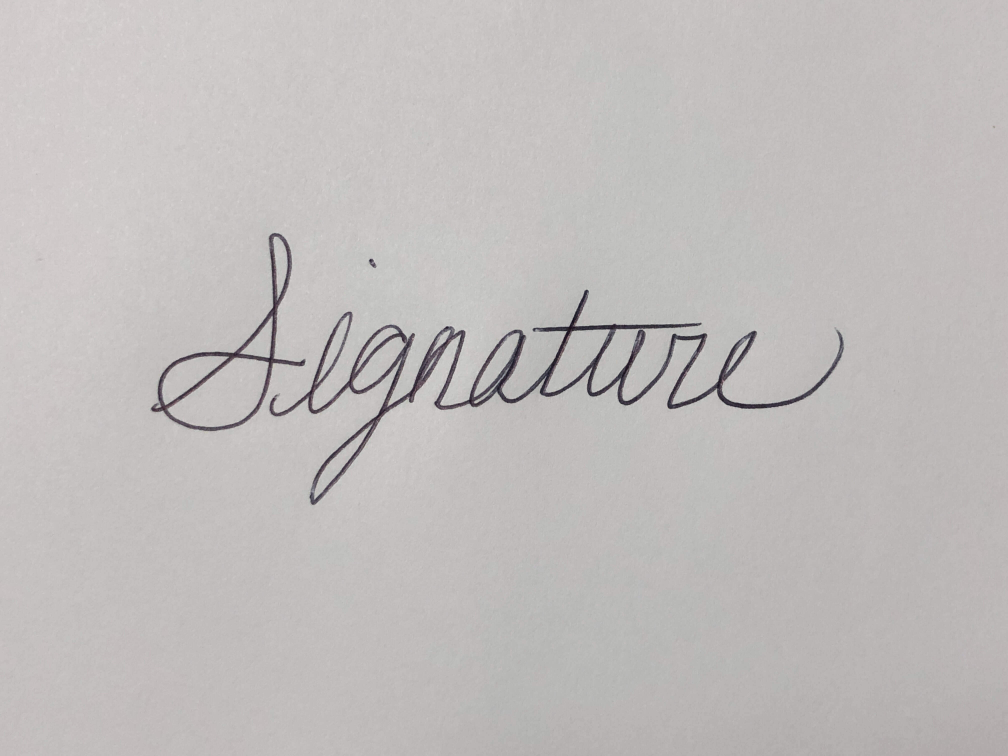
#> input picture signature.jpg, 4032 x 3024 px (shown at 1/4 size)
$ jupyter execute signature.ipynb   (shell and % lines are left out)
#> lines starting #> are read from the running program, lines starting #| are printed output that depends on the picture; after the words box and inside, x2 and y2 are one past the last pixel; in counts of white or black regions, pixels touching at a corner belong together
[cell 1]
import cv2
import matplotlib.pyplot as plt
from IPython.display import Image
plt.rcParams["figure.figsize"] = (6.0, 6.0)
plt.rcParams["image.cmap"] = "gray"

# Read and Display the original Handwritten Signature

we are going to load the image in normal mode, which comes in BGR format by default. This is important to note because we will need to convert it to RGB later for display.

[cell 2]
# Read the image
sig_org = cv2.imread("./signature.jpg", cv2.IMREAD_COLOR)
#> sig_org is the input picture: shape (3024, 4032, 3); mean B, G, R 187.7, 188.6, 192.2

# Display the actual image
Image("./signature.jpg", width=400)

# Crop the Signature

This is going to be useful because it helps eliminate if there is any uneven lighting in areas of the image we don't care about it. Also makes it easier to use the signature that we create in a pdf editor because we're focused on the signature itself and not all the white space.

[cell 3]
# Display the image using imshow() so we can see the size with axis
plt.imshow(sig_org[:, :, ::-1])
#> (this line was passed over: IPython is not available in this run)
plt.title("Sample Signature");
#> (this line was passed over: IPython is not available in this run)

### Crop the signature

This step is not tecnically required in this case. However, if the original image contained artifacts such as shadows or other markings on the paper, then cropping them out can be helpful prior to creating the alpha mask. Removing excess whitespace around the signature also makes it more convenient to work with a transform once brought into a PDF editor.

[cell 4]
# Crop the signature from the original image
sig = sig_org[700:2100, 450:3500, :]
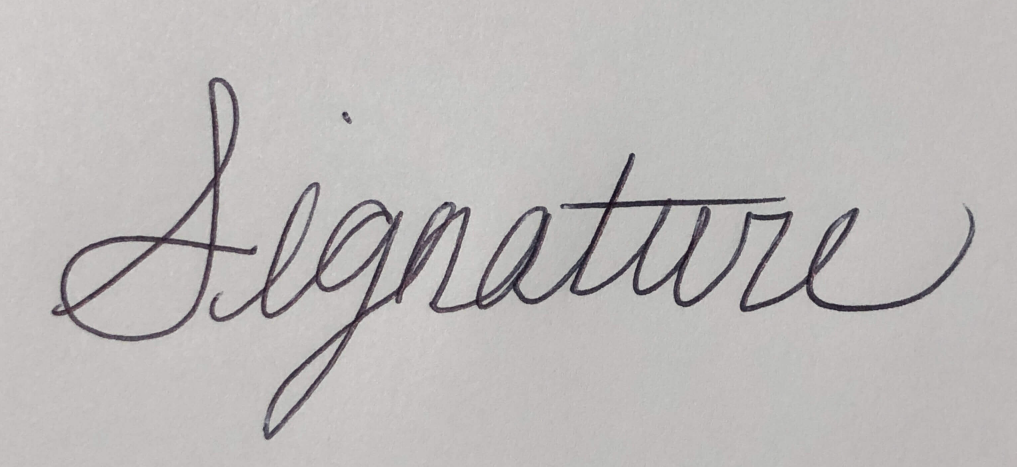
#> sig: shape (1400, 3050, 3) (shown at 1/3 size); mean B, G, R 184.9, 185.6, 188.7
plt.imshow(sig[:, :, ::-1]);
#> (this line was passed over: IPython is not available in this run)

## Convert to grayscale
### Working on creating that transparency or alpha channel

1. The first step is converting the signature in a grayscale image

[cell 5]
sig_gray = cv2.cvtColor(sig, cv2.COLOR_BGR2GRAY)
plt.imshow(sig_gray)
#> (this line was passed over: IPython is not available in this run)
plt.title("Gray scale Sign");
#> (this line was passed over: IPython is not available in this run)

## Create an Alpha Mask

Use the **threshold()** function to extract the alpha mask. This is how we are going to add transparency to our image by using the thresholding function.

[cell 6]
ret, alpha_mask = cv2.threshold(sig_gray, 150, 255, cv2.THRESH_BINARY_INV)
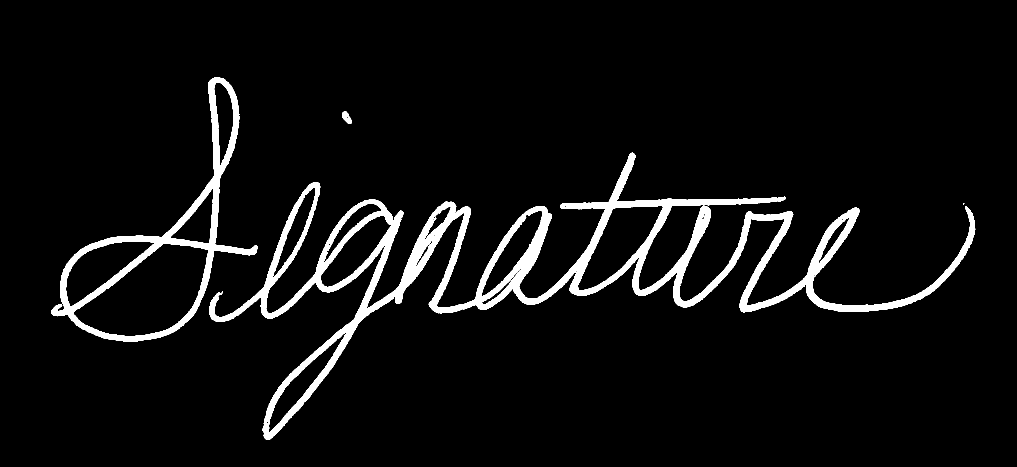
#> alpha_mask: shape (1400, 3050) (shown at 1/3 size); 5.4% white; 5 white regions (2 under 20 px), largest, box (x1, y1, x2, y2) and area: (627, 458, 2926, 1320) 183398, (154, 232, 772, 1025) 48620, (1026, 335, 1056, 372) 628
cv2.imwrite("alpha_mask.jpg", alpha_mask)
plt.imshow(alpha_mask)
#> (this line was passed over: IPython is not available in this run)
plt.title("Alpha Mask");
#> (this line was passed over: IPython is not available in this run)

$ run again, with extracted_sig.png saved as signature.jpg
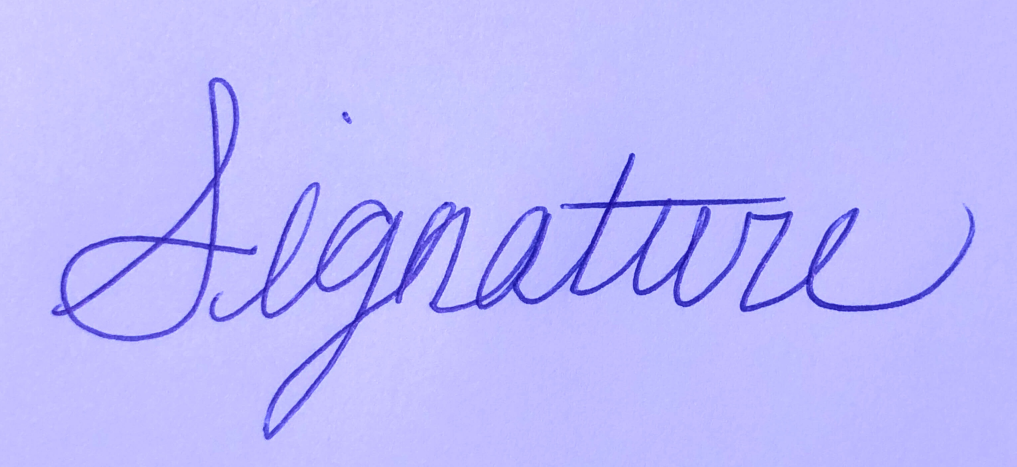
#> input picture extracted_sig.png, 3050 x 1400 px (shown at 1/3 size)
#> sig_org is the input picture: shape (1400, 3050, 3); mean B, G, R 252, 185.6, 188.8
#> `sig_gray = cv2.cvtColor(sig, cv2.COLOR_BGR2GRAY)`:
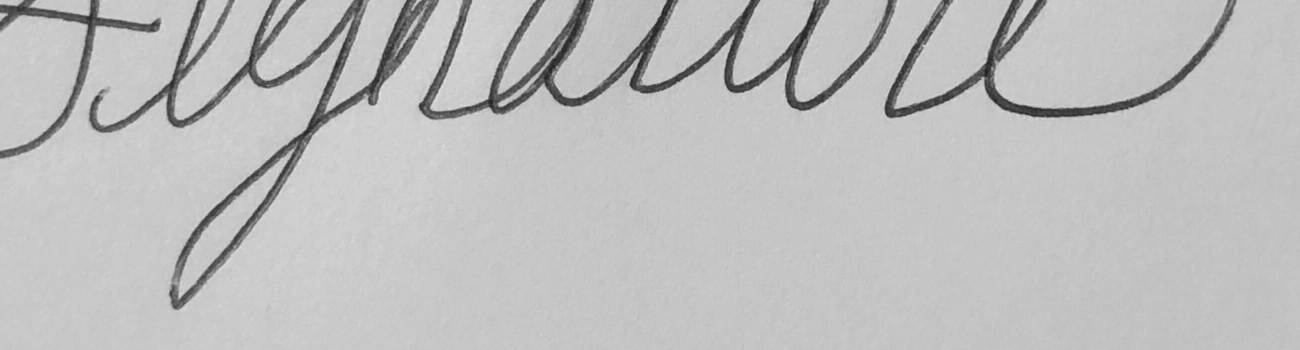
#> sig_gray: shape (700, 2600) (shown at 1/2 size); min 21, max 229, mean 189.8
#> `ret, alpha_mask = cv2.threshold(sig_gray, 150, 255, cv2.THRESH_BINARY_..`:
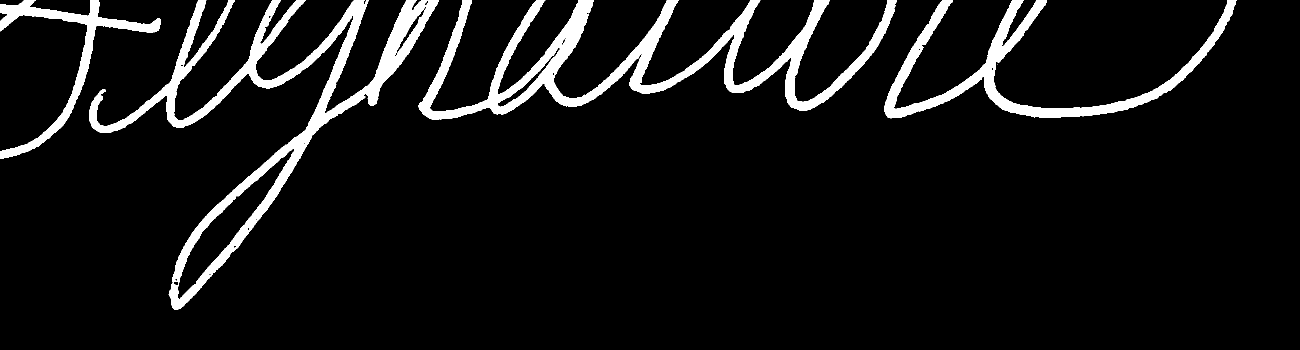
#> alpha_mask: shape (700, 2600) (shown at 1/2 size); 7.6% white; 5 white regions (1 under 20 px), largest, box (x1, y1, x2, y2) and area: (178, 0, 878, 620) 52335, (837, 0, 1794, 240) 48319, (1769, 0, 2473, 237) 25555, (0, 0, 322, 317) 12594
